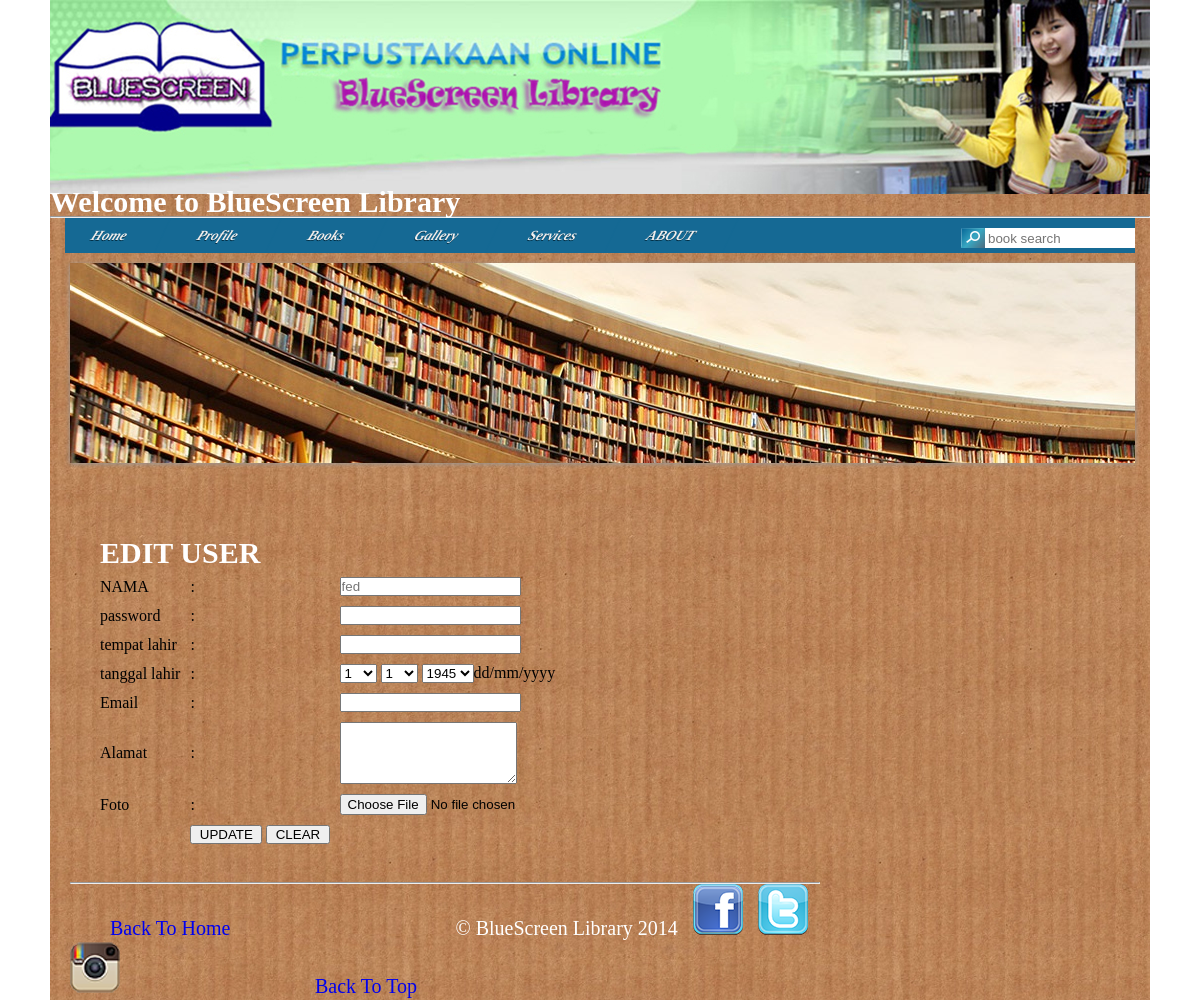
Page /edit_user.php?id_user=44 on the committed database.
### tables this page shows
CREATE TABLE IF NOT EXISTS `menu` (
  `id_menu` int(11) NOT NULL AUTO_INCREMENT,
  `konten` varchar(50) NOT NULL,
  `isi` text NOT NULL,
  PRIMARY KEY (`id_menu`)
);

CREATE TABLE IF NOT EXISTS `user` (
  `id_user` int(11) NOT NULL AUTO_INCREMENT,
  `nama` varchar(50) NOT NULL,
  `password` varchar(100) NOT NULL,
  `tempat` varchar(50) NOT NULL,
  `tanggal` int(11) NOT NULL,
  `bulan` int(11) NOT NULL,
  `tahun` int(11) NOT NULL,
  `alamat` varchar(50) NOT NULL,
  `email` varchar(50) NOT NULL,
  `file` text NOT NULL,
  PRIMARY KEY (`id_user`)
);

### edit_user.php (the view)
<?php
include("header.php");
?>
<!DOCTYPE html>
<html>
<head>
</head>
<body>
<br />
	<br />
	<h2 style="margin-left:30px;"><font color="white">EDIT USER</font></h2>
	<?php
		$sql="SELECT * FROM user where id_user='".$_GET['id_user']."'";
		$hasil=mysqli_query($koneksi,$sql);
		$user=mysqli_fetch_row($hasil);
	?>
	<form method="POST" action="edit_user_proses.php" enctype="multipart/form-data">
	<table cellpadding="10" cellspacing="10" style="margin-left: 20px;">
		<tr>
			<td>
			<label> NAMA </label>
			</td>
			<td> : </td>
			<td> <input type="text" name="nama" value="" placeholder="<?php echo $user[1]; ?>" </td>
		<tr>
			<td>
			<label>password </label>
			</td>
			<td> : </td>
			<td>
			<input type="password" name="password" value="" /> <br />
			</td>
		</tr>
		<tr>
			<td>
			<label>tempat lahir </label>
			</td>
			<td> : </td>
			<td>
			<input type="text" name="tempat" value="" /> <br />
			</td>
		</tr>
		<tr>
			<td>
			<label>tanggal lahir  </label>
			</td>
			<td> : </td>
			<td>
			<?php
			echo "<select name='tgl'>";
				for ($tgl=1; $tgl<=31; $tgl++)
					{echo "<option>$tgl</option>";}
			echo "</select>";
			?>&nbsp;<?php
			echo "<select name='bln'>";
				for ($bln=1; $bln<=12; $bln++)
					{echo "<option>$bln</option>";}
			echo "</select>";
			?>&nbsp;<?php
			echo "<select name='thn'>";
				for ($thn=1945; $thn<=2014; $thn++)
					{echo "<option>$thn</option>";}
			echo "</select>";
			echo "dd/mm/yyyy";
			?>
			</td>
		</tr>
		<tr>
			<td>
			<label>Email  </label>
			</td>
			<td> : </td>
			<td>
			<input type="text" name="email" value="" /> <br />
			</td>
		<tr>
			<td>
			<label>Alamat  </label>
			</td>
			<td> : </td>
			<td>
			<textarea name="alamat" rows="4" value=""></textarea> <br />
			</td>
		</tr>
		<tr>
			<td>
			<label>Foto  </label>
			</td>
			<td> : </td>
			<td>
			<input type="file" name="foto" />
			</td>
		</tr>
		<tr>
			<td>
			</td>
			<td>
			<input type="submit" name="submit" value="  UPDATE  " />
			<input type="reset" name="clear" value="  CLEAR  " />
			</td>
		</tr>
	</table>
	</form>
</body>
</html>
<?php
include("footer.php");
?>

### header.php (shortened to what this page needs)
<?php
include("koneksi.php");
?>
<html>
<head>
	<link href="index.css" media="all" rel="stylesheet" type="text/css" />
</head>
<body>
	<div id="bungkus">
	<img src="gambar/banner.jpg"></img>
	<marquee><h2 style="margin-top: -6px;"><font color="white"> Welcome to BlueScreen Library </font></h2></marquee>
	<hr style="color: #4B7B9F;">
	<div id='cat-nav'>
		<ul class='fl' id='secnav'>
		<?php
			$sql="SELECT *FROM menu";
			$hasil=mysqli_query($koneksi,$sql);
			while($menu=mysqli_fetch_row($hasil)){ ?>
				<li><a href="konten.php?id_menu=<?php echo $menu[0]; ?>"> <?php echo $menu[1]; ?></a><li>
		<?php	}
		?>
		</ul>
	<form method="POST" action="search.php">
		<input type="text" name="cari" style="width:150px; border:0px solid; height:20px; padding:0px 3px; position:relative; float: right; margin-top: 10px;" placeholder="book search">
		<img src="gambar/searchbutton.gif" style="margin-top:10px; float: right;">
	</form>
	</div>
	<div class="konten">
	<div id="sliderFrame">
    <div id="slider">
    </div>
	</div>

### index.css (style rules this page uses)
#bungkus { position: relative; margin: 0 auto; width: 1100px; background:transparent url(gambar/bgbody.jpg) repeat top left; }
.konten { margin-top: 20px; margin-left: 20px; width: 750px; }
* { margin:0; padding:0; }
body { font-family: Cambria, serif; font-size: 20px; font-style: normal; font-weight: normal; letter-spacing: normal; line-height: 1.4em; background:white; }
#cat-nav { background:#156994; margin:0 15px; padding:0; height:35px; }
#cat-nav a { color:#eee; text-decoration:none; text-shadow: #033148 0px 1px 0px; border-right:1px solid #156994; }
#secnav, #secnav ul { position:relative; z-index:100; margin:0; padding:0; list-style:none; line-height:1; background:#0d5e88; transform: skewX(-25deg); transform-origin: left top; }
#secnav a { font-family:Georgia, "Times New Roman", Times, serif; font-style:italic; font-weight:700; font-size:14px; display:block; z-index:100; padding:0 35px; line-height:35px; text-decoration:none; }
#secnav li { float:left; width: auto; height:35px; }
#cat-nav #secnav { width:100%;margin:0 auto; }
#sliderFrame { position:relative; width:1065px; height:200px; margin: 0 auto; padding-bottom: 10; top:-10px; }
#slider, #slider div.sliderInner { width:1065px; height:200px; }
#slider { background:#fff url('./uas1/js/loading.gif') no-repeat 50% 50%; position:relative; margin:0 auto; transform: translate3d(0,0,0); box-shadow: 0px 1px 5px #999999; }

### rows in the picture
menu: konten "Home"
menu: konten "Profile"
menu: konten "Books"
menu: konten "Gallery"
menu: konten "Services"
menu: konten "ABOUT"
user: nama "fed"

### other values in the picture
form field tgl "1"
form field bln "1"
form field thn "1945"
